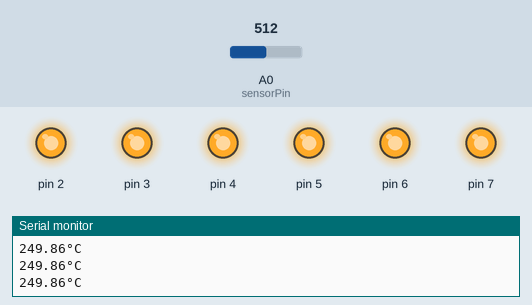
A sketch run on a simulated Arduino Uno, built with avr-gcc and run on an emulated ATmega328P. Parts: output pins drawn as LEDs (lit = HIGH), the last lines printed to the serial monitor. Inputs (shaded band) come from the test bench; at power-on: A0 (sensorPin) = 512.

Above: at 1.3 s.
1.4 s: A0 (sensorPin) set to 76
2.9 s: A0 (sensorPin) set to 69
At 3.9 s:
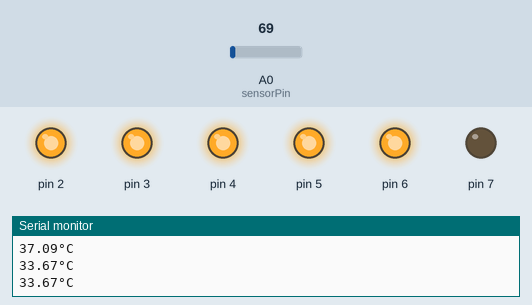
4.5 s: A0 (sensorPin) set to 0
At 5.1 s:
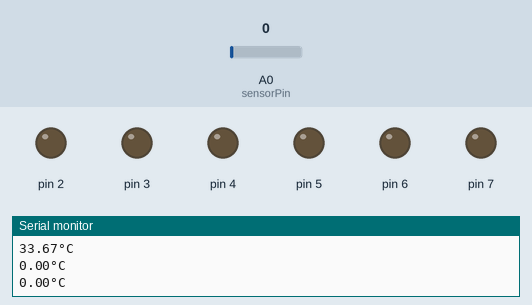
6.0 s: A0 (sensorPin) set to 122
At 6.3 s:
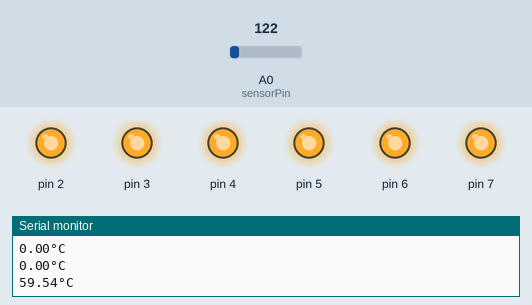
Timing chart, 0 to 8.5 s (numbered marks = the images above; inputs shaded):
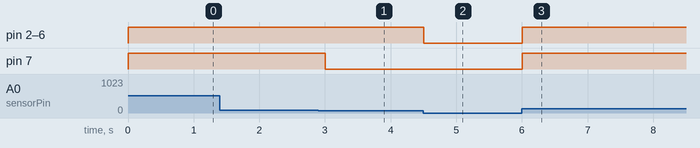

The sketch:

Temperature.ino
```cpp
float temperature;    // stores the temperature
int sensorPin = 0;    // pin where the sensor is connected to
int startTemp=20;     // the start temperature > at this temperature, no LED will light up

void setup()
{
  Serial.begin(9600);      // initialisation of the serial connection
  for (int i=2;i<8; i++){  // output channels from 2 to 7
    pinMode(i,OUTPUT);     // pin is a output
  }
}

void loop()
{
  temperature = analogRead(sensorPin);    // reading analog sensor value
  temperature = temperature*0.488;        // correcting to°C

  for (int i=0;i<8; i++){
    if (temperature>((i*2)+startTemp)){   // switch LED on, if temperature is higher than starttemp + (LED number*2)
      digitalWrite(i,HIGH);
    }
    else {
      digitalWrite(i,LOW);                // else, switch it off
    }
  }

  Serial.print(temperature);
  Serial.println("°C");  // send the temperarue to the serial monitor
  delay(500);            // just wait a little
}
```

Measured:
- the behaviour switches between 70 and 69 on A0 (sensorPin) (found by bisection; images 0 and 1)
- after the input at 2.9 s, pin 7: HIGH → LOW after 0.10 s
- after the input at 4.5 s, pin 2–6: HIGH → LOW at once
- after the input at 6.0 s, pin 2–7: LOW → HIGH at once
